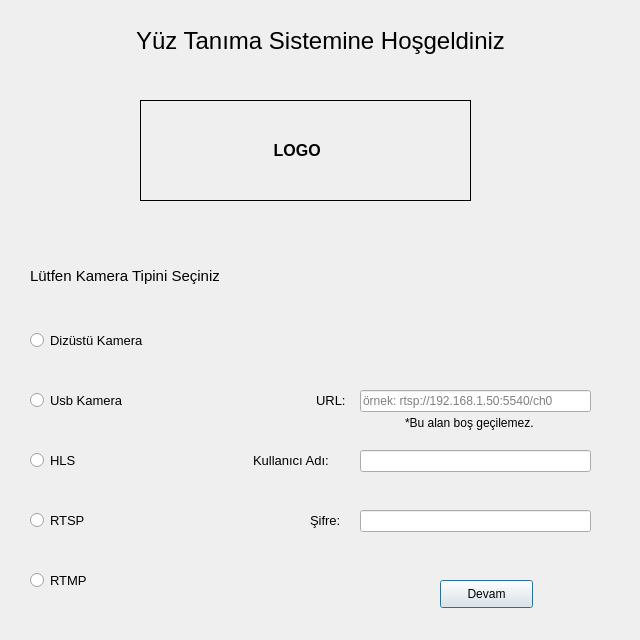
<?xml version="1.0" encoding="UTF-8"?>
<ui version="4.0">
 <class>Dialog</class>
 <widget class="QDialog" name="Dialog">
  <property name="geometry">
   <rect>
    <x>0</x>
    <y>0</y>
    <width>640</width>
    <height>640</height>
   </rect>
  </property>
  <property name="windowTitle">
   <string>Dialog</string>
  </property>
  <widget class="QLabel" name="label">
   <property name="geometry">
    <rect>
     <x>90</x>
     <y>20</y>
     <width>461</width>
     <height>41</height>
    </rect>
   </property>
   <property name="font">
    <font>
     <pointsize>18</pointsize>
    </font>
   </property>
   <property name="text">
    <string>Yüz Tanıma Sistemine Hoşgeldiniz</string>
   </property>
   <property name="alignment">
    <set>Qt::AlignCenter</set>
   </property>
  </widget>
  <widget class="QLabel" name="label_3">
   <property name="geometry">
    <rect>
     <x>30</x>
     <y>240</y>
     <width>291</width>
     <height>71</height>
    </rect>
   </property>
   <property name="font">
    <font>
     <pointsize>11</pointsize>
    </font>
   </property>
   <property name="text">
    <string>Lütfen Kamera Tipini Seçiniz</string>
   </property>
  </widget>
  <widget class="QRadioButton" name="rbnLaptop">
   <property name="geometry">
    <rect>
     <x>30</x>
     <y>330</y>
     <width>171</width>
     <height>21</height>
    </rect>
   </property>
   <property name="font">
    <font>
     <pointsize>10</pointsize>
    </font>
   </property>
   <property name="text">
    <string>Dizüstü Kamera</string>
   </property>
  </widget>
  <widget class="QRadioButton" name="rbnUsb">
   <property name="geometry">
    <rect>
     <x>30</x>
     <y>390</y>
     <width>131</width>
     <height>21</height>
    </rect>
   </property>
   <property name="font">
    <font>
     <pointsize>10</pointsize>
    </font>
   </property>
   <property name="text">
    <string>Usb Kamera</string>
   </property>
  </widget>
  <widget class="QRadioButton" name="rbnHls">
   <property name="geometry">
    <rect>
     <x>30</x>
     <y>450</y>
     <width>131</width>
     <height>21</height>
    </rect>
   </property>
   <property name="font">
    <font>
     <pointsize>10</pointsize>
    </font>
   </property>
   <property name="text">
    <string>HLS </string>
   </property>
  </widget>
  <widget class="QRadioButton" name="rbnRtsp">
   <property name="geometry">
    <rect>
     <x>30</x>
     <y>510</y>
     <width>131</width>
     <height>21</height>
    </rect>
   </property>
   <property name="font">
    <font>
     <pointsize>10</pointsize>
    </font>
   </property>
   <property name="text">
    <string>RTSP</string>
   </property>
  </widget>
  <widget class="QRadioButton" name="rbnRtmp">
   <property name="geometry">
    <rect>
     <x>30</x>
     <y>570</y>
     <width>131</width>
     <height>21</height>
    </rect>
   </property>
   <property name="font">
    <font>
     <pointsize>10</pointsize>
    </font>
   </property>
   <property name="text">
    <string>RTMP</string>
   </property>
  </widget>
  <widget class="QLabel" name="lblIP">
   <property name="geometry">
    <rect>
     <x>316</x>
     <y>390</y>
     <width>41</width>
     <height>20</height>
    </rect>
   </property>
   <property name="font">
    <font>
     <pointsize>10</pointsize>
     <weight>50</weight>
     <bold>false</bold>
    </font>
   </property>
   <property name="text">
    <string>URL:</string>
   </property>
  </widget>
  <widget class="QLabel" name="lblUsername">
   <property name="geometry">
    <rect>
     <x>253</x>
     <y>450</y>
     <width>101</width>
     <height>20</height>
    </rect>
   </property>
   <property name="font">
    <font>
     <pointsize>10</pointsize>
    </font>
   </property>
   <property name="text">
    <string>Kullanıcı Adı:</string>
   </property>
  </widget>
  <widget class="QLabel" name="lblPassword">
   <property name="geometry">
    <rect>
     <x>310</x>
     <y>505</y>
     <width>43</width>
     <height>30</height>
    </rect>
   </property>
   <property name="font">
    <font>
     <pointsize>10</pointsize>
    </font>
   </property>
   <property name="text">
    <string>Şifre:</string>
   </property>
  </widget>
  <widget class="QLineEdit" name="lineIP">
   <property name="geometry">
    <rect>
     <x>360</x>
     <y>390</y>
     <width>231</width>
     <height>22</height>
    </rect>
   </property>
   <property name="inputMask">
    <string/>
   </property>
   <property name="text">
    <string/>
   </property>
   <property name="readOnly">
    <bool>false</bool>
   </property>
   <property name="placeholderText">
    <string>örnek: rtsp://192.168.1.50:5540/ch0</string>
   </property>
  </widget>
  <widget class="QLineEdit" name="lineUser">
   <property name="geometry">
    <rect>
     <x>360</x>
     <y>450</y>
     <width>231</width>
     <height>22</height>
    </rect>
   </property>
  </widget>
  <widget class="QLineEdit" name="linePassword">
   <property name="geometry">
    <rect>
     <x>360</x>
     <y>510</y>
     <width>231</width>
     <height>22</height>
    </rect>
   </property>
   <property name="echoMode">
    <enum>QLineEdit::Password</enum>
   </property>
   <property name="readOnly">
    <bool>false</bool>
   </property>
  </widget>
  <widget class="QPushButton" name="nextButton">
   <property name="geometry">
    <rect>
     <x>440</x>
     <y>580</y>
     <width>93</width>
     <height>28</height>
    </rect>
   </property>
   <property name="text">
    <string>Devam</string>
   </property>
  </widget>
  <widget class="QLabel" name="lblWarning">
   <property name="geometry">
    <rect>
     <x>405</x>
     <y>412</y>
     <width>161</width>
     <height>21</height>
    </rect>
   </property>
   <property name="font">
    <font>
     <pointsize>9</pointsize>
    </font>
   </property>
   <property name="text">
    <string>*Bu alan boş geçilemez.</string>
   </property>
  </widget>
  <widget class="QLabel" name="label_2">
   <property name="geometry">
    <rect>
     <x>140</x>
     <y>100</y>
     <width>331</width>
     <height>101</height>
    </rect>
   </property>
   <property name="font">
    <font>
     <pointsize>12</pointsize>
     <weight>75</weight>
     <bold>true</bold>
    </font>
   </property>
   <property name="autoFillBackground">
    <bool>false</bool>
   </property>
   <property name="frameShape">
    <enum>QFrame::Box</enum>
   </property>
   <property name="text">
    <string>                             LOGO</string>
   </property>
  </widget>
 </widget>
 <resources/>
 <connections/>
</ui>
